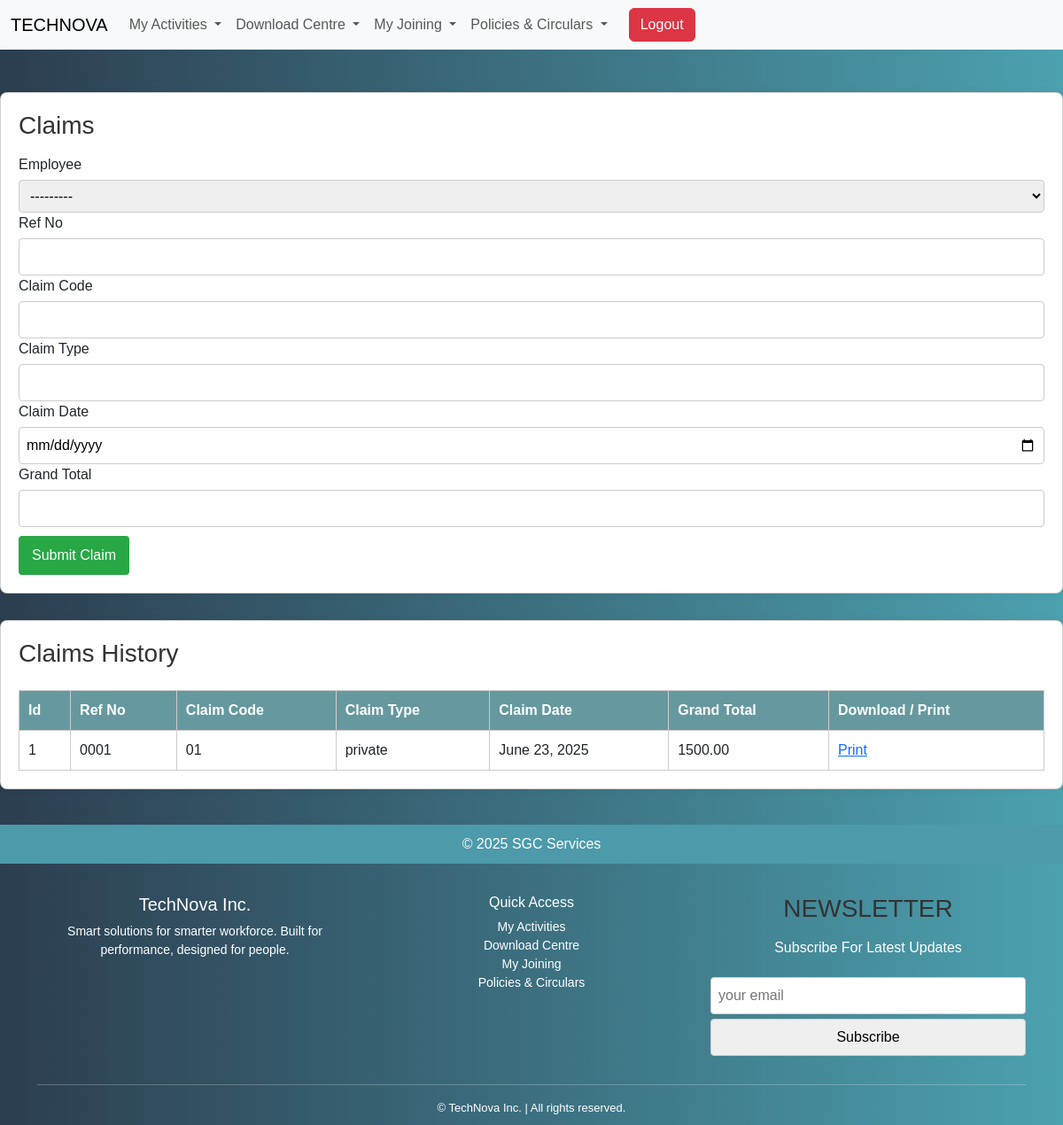
The app's page /claims/ with its own data.
### apps/dashboard/models.py (models this page shows, shortened)
class BaseClass(models.Model):
    id = models.UUIDField(primary_key=True, default=uuid.uuid4, editable=False)
    created_at = models.DateTimeField(auto_now_add=True)
    updated_at = models.DateTimeField(auto_now=True)
    class Meta:
        abstract = True

class Claim(BaseClass):
    employee = models.ForeignKey(Employee, on_delete=models.CASCADE)
    ref_no = models.CharField(max_length=100)
    claim_code = models.CharField(max_length=50)
    claim_type = models.CharField(max_length=50)
    claim_date = models.DateField()
    grand_total = models.DecimalField(max_digits=10, decimal_places=2)

### apps/dashboard/views.py (the view)
# urls.py: path('claims/', claims_view, name='claims_page'),
def claims_view(request):
    form = ClaimForm(request.POST or None)
    claims = Claim.objects.select_related('employee').all()
    if request.method == 'POST' and form.is_valid():
        form.save()
        return redirect('claims_page')
    return render(request, 'dashboard/claims_page.html', {'form': form, 'claims': claims})

### apps/dashboard/forms.py
class ClaimForm(forms.ModelForm):
    class Meta:
        model = Claim
        fields = ['employee', 'ref_no', 'claim_code', 'claim_type', 'claim_date', 'grand_total']
        widgets = {
            'claim_date': forms.DateInput(attrs={'type': 'date'}),
        }

### apps/dashboard/models.py (called while the page is built)
    def __str__(self):
        return f"{self.first_name} {self.last_name}"

### apps/dashboard/templates/dashboard/claims_page.html (shortened to what this page needs)
{% extends 'dashboard/base.html' %}
{% block body %}
<!DOCTYPE html>
<html lang="en">
<head>
<body>
<br></br>
<div class="card">
  <h3>Claims</h3>
  <form method="post">
    <label>Employee</label>{{ form.employee }}
    <label>Ref No</label>{{ form.ref_no }}
    <label>Claim Code</label>{{ form.claim_code }}
    <label>Claim Type</label>{{ form.claim_type }}
    <label>Claim Date</label>{{ form.claim_date }}
    <label>Grand Total</label>{{ form.grand_total }}
    <button type="submit">Submit Claim</button>
  </form>
</div>
<div class="card">
  <h3>Claims History</h3>
  <table>
    <thead>
      <tr>
        <th>Id</th>
        <th>Ref No</th>
        <th>Claim Code</th>
        <th>Claim Type</th>
        <th>Claim Date</th>
        <th>Grand Total</th>
        <th>Download / Print</th>
      </tr>
    </thead>
    <tbody>
      {% if claims %}
        {% for claim in claims %}
        <tr>
          <td>{{ forloop.counter }}</td>
          <td>{{ claim.ref_no }}</td>
          <td>{{ claim.claim_code }}</td>
          <td>{{ claim.claim_type }}</td>
          <td>{{ claim.claim_date }}</td>
          <td>{{ claim.grand_total }}</td>
          <td><a href="#" onclick="window.print(); return false;">Print</a></td>
        </tr>
        {% endfor %}
      {% else %}
        <tr><td colspan="7">No data available in table</td></tr>
      {% endif %}
    </tbody>
  </table>
</div>
<footer>
  © 2025 SGC Services
</footer>
</body>
</html>
{% endblock %}

### apps/dashboard/templates/dashboard/base.html (style rules this page uses)
html, body { height: 100%; margin: 0; background: linear-gradient(to right, #2c3e50, #4ca1af); }

### apps/dashboard/templates/dashboard/claims_page.html (style rules this page uses)
body { font-family: Arial, sans-serif; background: linear-gradient(to right, #2c3e50, #4ca1af); }
.card { background: white; border-radius: 8px; padding: 20px; box-shadow: 0 0 10px rgba(0,0,0,0.05); margin-bottom: 30px; }
h3 { margin-bottom: 15px; color: #333; }
table { width: 100%; border-collapse: collapse; margin-top: 10px; }
thead { background-color: #66999f; color: white; }
th, td { padding: 10px; border: 1px solid #ccc; }
input, select { width: 100%; padding: 8px; margin-top: 5px; border-radius: 4px; border: 1px solid #ccc; }
button { margin-top: 10px; padding: 10px 15px; background: #28a745; color: white; border: none; border-radius: 4px; }
footer { background-color: #4c9aaa; color: white; text-align: center; padding: 10px; margin-top: 40px; }

### records on screen
Claim: ref_no "0001", claim_code "01", claim_type "private", claim_date "June 23, 2025", grand_total "1500.00"
